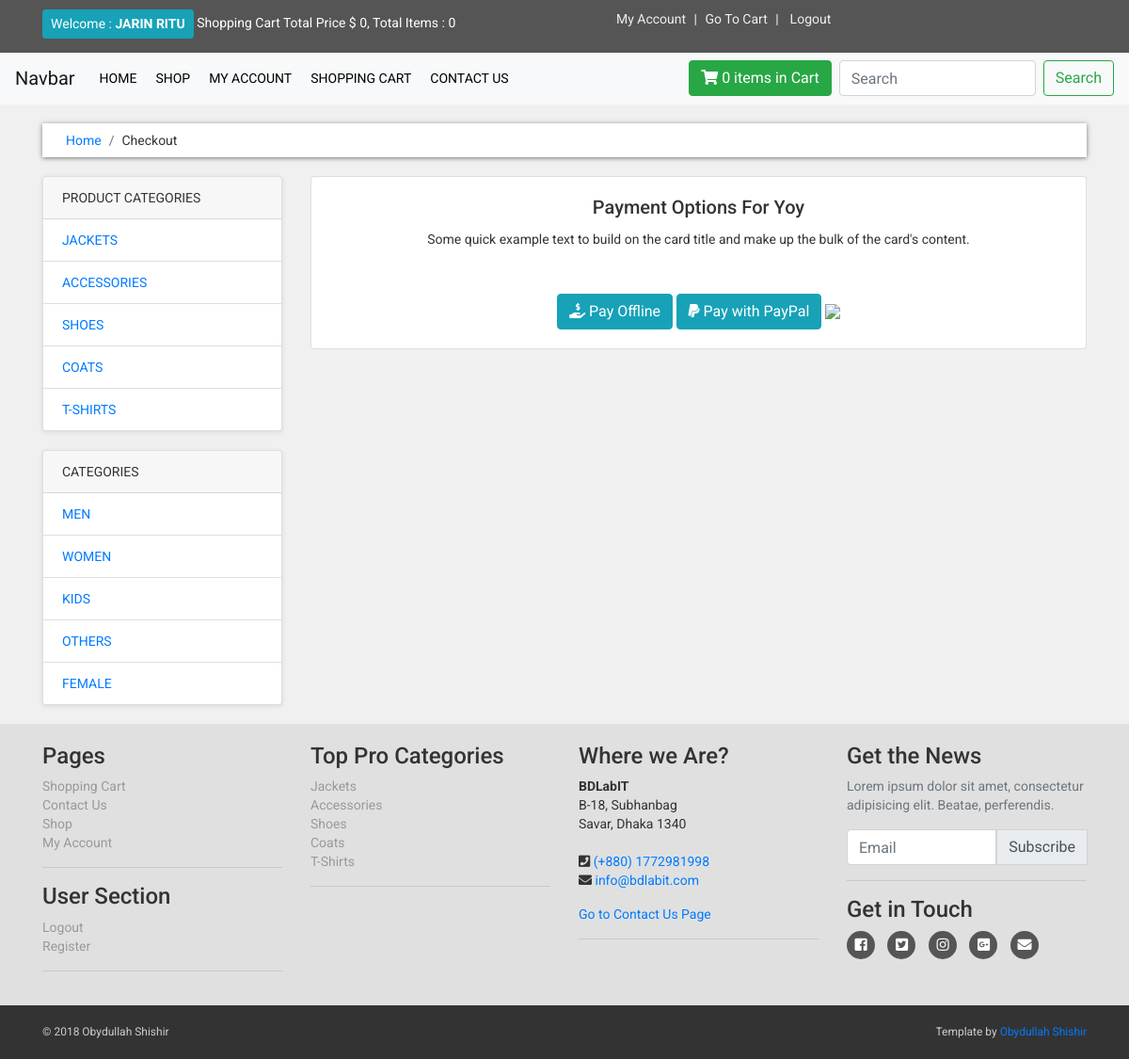
The app's page /checkout.php (signed in) with its own data.
### tables this page shows
CREATE TABLE `customers` (
  `customer_id` int(10) NOT NULL,
  `customer_name` varchar(255) NOT NULL,
  `customer_email` varchar(255) NOT NULL,
  `customer_pass` varchar(255) NOT NULL,
  `customer_country` varchar(100) NOT NULL,
  `customer_city` varchar(100) NOT NULL,
  `customer_contact` varchar(255) NOT NULL,
  `customer_address` text NOT NULL,
  `customer_image` text NOT NULL,
  `customer_ip` varchar(255) NOT NULL
);

CREATE TABLE `product_categories` (
  `p_cat_id` int(10) NOT NULL,
  `p_cat_title` varchar(100) NOT NULL,
  `p_cat_desc` text NOT NULL
);

CREATE TABLE `categories` (
  `cat_id` int(10) NOT NULL,
  `cat_title` varchar(100) NOT NULL,
  `cat_desc` text NOT NULL
);

### core/init.php (called while the page is built, shortened)
<?php ob_start();
include_once 'database/connection.php';
include_once 'classes/user.php';
global $pdo;
$getFromU = new User($pdo);
?>

### core/classes/user.php (called while the page is built, shortened)
<?php
	class User {
    protected $pdo;
    public function __construct($pdo)
    {
      $this->pdo = $pdo;
    }
    public function view_customer_by_email($customer_email)
    {
      $sql = "SELECT * FROM customers WHERE customer_email = :customer_email";
      $stmt = $this->pdo->prepare($sql);
      $stmt->bindParam(":customer_email", $customer_email);
      $stmt->execute();
      return $stmt->fetch();
    }
    public function viewAllFromTable($table_name)
    {
      $sql = "SELECT * FROM {$table_name}";
      $stmt = $this->pdo->prepare($sql);
      $stmt->execute();
      return $stmt->fetchAll();
    }
    public function count_product_by_ip($ip_add)
    {
      $sql = "SELECT * FROM cart WHERE ip_add = :ip_add";
      $stmt = $this->pdo->prepare($sql);
      $stmt->bindParam(":ip_add", $ip_add);
      $stmt->execute();
      $stmt->fetch();
      $count = $stmt->rowCount();
      return $count;
    }
}
?>

### payment_options.php (the view)
<?php
	$session_email = $_SESSION['customer_email'];
	$select_customer = $getFromU->view_customer_by_email($session_email);
	$customer_id = $select_customer->customer_id;
?>
<div class="card">
  <div class="card-body text-center">
    <h5 class="card-title">Payment Options For Yoy</h5>
    <p class="card-text mb-5">Some quick example text to build on the card title and make up the bulk of the card's content.</p>
    <a href="order.php?c_id=<?php echo $customer_id; ?>" class="btn btn-info text-white"><i class="fas fa-hand-holding-usd"></i> Pay Offline</a>
    <a href="#" class="btn btn-info text-white"><i class="fab fa-paypal"></i> Pay with PayPal</a>
    <img src="assets/images/PayPal.png" class="img-fluid" width="80%" height="200px">
  </div>
</div>

### includes/header.php (shortened to what this page needs)
<?php require_once 'core/init.php'; ?>
<?php
	$ip_add = $getFromU->getRealUserIp();
	$total = 0;
?>
<!doctype html>
<html lang="en">
  <head>
    <link rel="stylesheet" href="https://stackpath.bootstrapcdn.com/bootstrap/4.1.3/css/bootstrap.min.css">
    <link rel="stylesheet" type="text/css" href="https://use.fontawesome.com/releases/v5.3.1/css/all.css">
    <link rel="stylesheet" type="text/css" href="assets/css/main.css">
  </head>
  <body>
		<div id="top">
			<div class="container">
				<div class="row">
					<div class="col-md-6">
						<a href="customer/my_account.php" class="btn btn-info btn-sm">
							<?php
								if (!isset($_SESSION['customer_email'])) {
									echo "Welcome : <strong class='text-uppercase'>Guest</strong>";
								}else {
									$customer = $getFromU->view_customer_by_email($_SESSION['customer_email']);
									$customer_name = $customer->customer_name;
									echo "Welcome : <strong class='text-uppercase'>$customer_name</strong>" ;
								}
							?>
						</a>
						<?php if (isset($_SESSION['customer_email'])): ?>
							<a href="#">Shopping Cart Total Price $ <?php echo $total; ?>, Total Items : <?php echo $getFromU->count_product_by_ip($ip_add); ?></a>
						<?php else: ?>
							<a href="#">Shopping Cart Total Price $ 0, Total Items : 0</a>
						<?php endif ?>
					</div>
					<div class="col-md-6">
						<ul class="menu">
							<?php if (!isset($_SESSION['customer_email'])): ?>
								<li><a href="checkout.php">My Account</a></li>
							<?php else: ?>
								<li><a href="customer/my_account.php?my_orders">My Account</a></li>
							<?php endif ?>
							<li><a href="cart.php">Go To Cart</a></li>
							<li>
								<?php if (!isset($_SESSION['customer_email'])): ?>
									<a href="checkout.php">Login</a>
								<?php else: ?>
									<a href="logout.php">Logout</a>
								<?php endif ?>
							</li>
						</ul>
					</div>
				</div>
			</div>
		</div>

### includes/sidebar.php
<div class="card sidebar-menu">
  <div class="card-header">Product Categories</div>
  <ul class="list-group list-group-flush category-menu">
    <?php
      $product_cats = $getFromU->viewAllFromTable("product_categories");
      foreach ($product_cats as $product_cat) {
        $p_cat_id = $product_cat->p_cat_id;
        $p_cat_title = $product_cat->p_cat_title;
    ?>
    <li class="list-group-item"><a href="shop.php?p_cat_id=<?php echo $p_cat_id; ?>"><?php echo $p_cat_title; ?></a></li>
    <?php } ?>
  </ul>
</div>
<div class="card sidebar-menu">
  <div class="card-header">Categories</div>
  <ul class="list-group list-group-flush category-menu">
    <?php
      $cats = $getFromU->viewAllFromTable("categories");
      foreach ($cats as $cat) {
        $cat_id = $cat->cat_id;
        $cat_title = $cat->cat_title;
    ?>
    <li class="list-group-item"><a href="shop.php?cat_id=<?php echo $cat_id; ?>"><?php echo $cat_title; ?></a></li>
    <?php } ?>
  </ul>
</div>

### includes/footer.php (shortened to what this page needs)
		<div id="footer">
			<div class="container">
				<div class="row">
					<div class="col-sm-6 col-md-3">
						<h4>Pages</h4>
						<ul>
							<li><a href="cart.php">Shopping Cart</a></li>
							<li><a href="contact.php">Contact Us</a></li>
							<li><a href="shop.php">Shop</a></li>
							<li><a href="checkout.php">My Account</a></li>
						</ul>
						<hr>
						<h4>User Section</h4>
						<ul>
							<?php if (!isset($_SESSION['customer_email'])): ?>
								<li><a href="checkout.php">Login</a></li>
							<?php else: ?>
								<li><a href="logout.php">Logout</a></li>
							<?php endif ?>
							<li><a href="customer_register.php">Register</a></li>
						</ul>
						<hr class="hidden-md-down hidden-lg-down hidden-sm-down">
					</div>
					<div class="col-sm-6 col-md-3">
						<h4>Top Pro Categories</h4>
						<ul>
							<?php
								$product_cats = $getFromU->viewAllFromTable("product_categories");
								foreach ($product_cats as $product_cat) {
									$p_cat_id = $product_cat->p_cat_id;
									$p_cat_title = $product_cat->p_cat_title;
							?>
							<li><a href="shop.php?p_cat_id=<?php echo $p_cat_id; ?>"><?php echo $p_cat_title; ?></a></li>
						  <?php } ?>
						</ul>
						<hr class="hidden-md-down hidden-lg-down">
					</div>
					<div class="col-sm-6 col-md-3">
						<h4>Where we Are?</h4>
						<address>
		          <strong>BDLabIT</strong><br>
		          B-18, Subhanbag<br>
		          Savar, Dhaka 1340<br><br>
		          <i class="fas fa-phone-square"></i><span class="sr-only">Telephone:</span> <a href="tel:+8801772981998">(+880) 1772981998</a><br>
		          <i class="fas fa-envelope"></i><span class="sr-only">Mail:</span> <a href="mailto:info@bdlabit.com">info@bdlabit.com</a>
		        </address>
		        <a href="contact.php">Go to Contact Us Page</a>
						<hr class="hidden-md-down hidden-lg-down">
					</div>
					<div class="col-sm-6 col-md-3">
						<h4>Get the News</h4>
						<p class="text-muted">Lorem ipsum dolor sit amet, consectetur adipisicing elit. Beatae, perferendis.</p>
						<form method="post" action="#">
							<div class="input-group mb-2 mr-sm-2">
						    <input type="email" class="form-control" id="email" placeholder="Email">
						    <div class="input-group-prepend">
						      <input type="submit" name="submit" class="input-group-text btn btn-success" value="Subscribe">
						    </div>
						  </div>
						</form>
						<hr class="hidden-md-down hidden-lg-down">
						<h4>Get in Touch</h4>
						<p class="social">
							<a href="#"><i class="fab fa-facebook-square"></i></a>
							<a href="#"><i class="fab fa-twitter-square"></i></a>
							<a href="#"><i class="fab fa-instagram"></i></a>
							<a href="#"><i class="fab fa-google-plus-square"></i></a>
							<a href="#"><i class="fas fa-envelope"></i></a>
						</p>
					</div>
				</div>
			</div>
		</div>
		<div id="copyright">
			<div class="container text-center">
				<div class="row">
					<div class="col-md-6">
						<p class="text-lg-left">&copy; 2018 Obydullah Shishir</p>
					</div>
					<div class="col-md-6">
						<p class="text-lg-right">Template by <a href="http://www.obydullahshishir.com">Obydullah Shishir</a></p>
					</div>
				</div>
			</div>
		</div>
  </body>
</html>

### customer/assets/css/main.css (style rules this page uses)
body { font-family: 'Roboto', sans-serif; font-size: 14px; line-height: 1.42857143; color: #333333; background-color: #f0f0f0; overflow-x: hidden; }
#top { background: #555555; padding: 10px 0px; }
#top a { color: #fff; }
#top ul > li { display: inline-block; }
#top ul > li a { color: #eeeeee; }
#top ul > li + li:before { content: "|\00a0"; padding: 0px 5px; color: #f7f7f7; }
#content .sidebar-menu { margin-bottom: 20px; text-transform: uppercase; box-shadow: 0 1px 5px rgba(0,0,0,0.1); }
#footer { background: #e0e0e0; padding: 20px 0px; }
#footer ul { padding-left: 0px; list-style: none; }
#footer ul a { color: #999999; padding: 20px 0px; }
#footer .social a { margin: 0px 10px 0px 0px; color: #ffffff; display: inline-block; width: 30px; height: 30px; border-radius: 15px; line-height: 30px; font-size: 15px; text-align: center; transition: all 0.2s ease-out; vertical-align: bottom; background-color: #555555; }
#copyright { background-color: #333; color: #ccc; padding: 20px 0; font-size: 12px; }
#copyright p { margin: 0; }

### records on screen
customers: customer_name "JARIN RITU"
product_categories: p_cat_title "JACKETS", p_cat_title "Jackets"
product_categories: p_cat_title "ACCESSORIES", p_cat_title "Accessories"
product_categories: p_cat_title "SHOES", p_cat_title "Shoes"
product_categories: p_cat_title "COATS", p_cat_title "Coats"
product_categories: p_cat_title "T-SHIRTS", p_cat_title "T-Shirts"
categories: cat_title "MEN"
categories: cat_title "WOMEN"
categories: cat_title "KIDS"
categories: cat_title "OTHERS"
categories: cat_title "FEMALE"

### other values on screen
$total "0"
$getFromU->count_product_by_ip($ip_add) "0"
